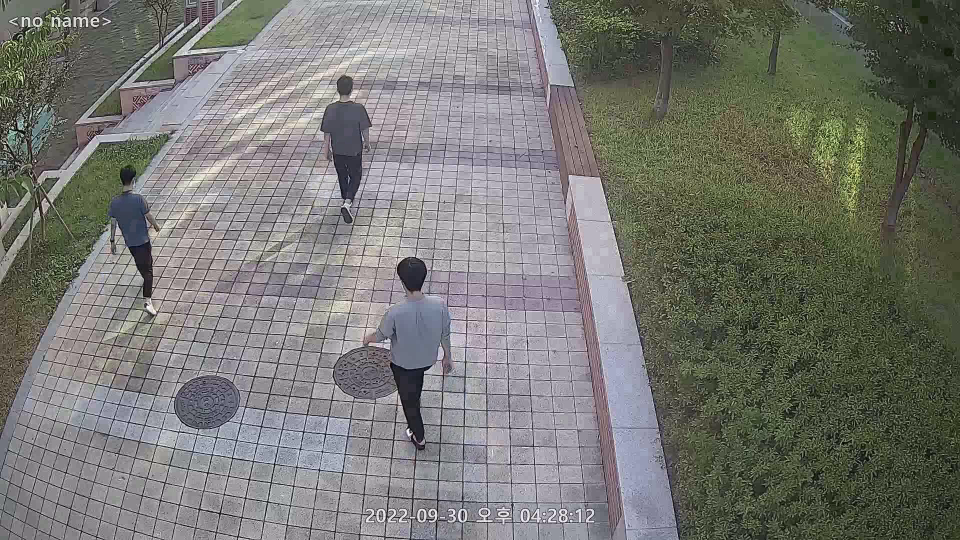
#> input picture whatxx/sample/1_1.png, 1920 x 1080 px, found by its file name (shown at 1/2 size)
$ python whatxx13.py
#> lines starting #> are read from the running program, lines starting #| are printed output that depends on the picture; after the words box and inside, x2 and y2 are one past the last pixel; in counts of white or black regions, pixels touching at a corner belong together
#https://medium.com/@conghung43/image-projective-transformation-with-opencv-python-f0028aaf2b6d
#copyto: https://deep-learning-study.tistory.com/104

import cv2 as cv2
import numpy as np

def transform_polygon(H, poly_dict):
    """
    H : 3x3 matrix
    poly_dict : {"tl": [x1, y1], ...}

    new_poly_dict : {"tl": [H(x1, y1)], ...}
    """
    new_poly_dict = {}
    for pos, old_p in poly_dict.items():
        new_p = np.matmul(H, np.array(old_p + [1]))
        new_poly_dict[pos] = [int(new_p[0] / new_p[2]), int(new_p[1] / new_p[2])]
    return new_poly_dict


def rectangle_to_polygon(corners):
    xmin, ymin, xmax, ymax = corners
    poly_dict = {
        "tl": [xmin, ymin],
        "tr": [xmax, ymin],
        "br": [xmax, ymax],
        "bl": [xmin, ymax]
    }
    return poly_dict


# This function will get click pixel coordinate that source image will be pasted to destination image
def get_paste_position(event, x, y, flags, paste_coordinate_list):
    cv2.imshow('collect coordinate', img_dest_copy)
    if event == cv2.EVENT_LBUTTONUP:
    # Draw circle right in click position
        cv2.circle(img_dest_copy, (x, y), 2, (0, 0, 255), -1)
        # Append new clicked coordinate to paste_coordinate_list
        paste_coordinate_list.append([x, y])

def mouse_handler(event, x, y, flasgs, data):
    if event== cv2.EVENT_LBUTTONDOWN:
        cv2.circle(data['im'], (x,y),3,(0,0,255), -1)
        cv2.imshow('image', data['im'])

        if len(data['points']) < 4 :
            data['points'].append([x,y])


def get_four_points(im):
    data = {}
    data['im'] = im.copy()
    data['points'] = []
    cv2.imshow('image', im)
    cv2.setMouseCallback('image', mouse_handler, data)

    cv2.waitKey(150000)
    # [4 lines of commented-out code are left out]

    points = np.array(data['points'], dtype=float)

    print(points)

    return points


if __name__ == '__main__':
    # Read source image
    img_ceiling = cv2.imread('./data/sample/1_1.png', cv2.IMREAD_COLOR)
#> img_ceiling is the input picture: shape (1080, 1920, 3); mean B, G, R 114.4, 119.6, 119
    img_ceiling = cv2.resize(img_ceiling, (960, 540))
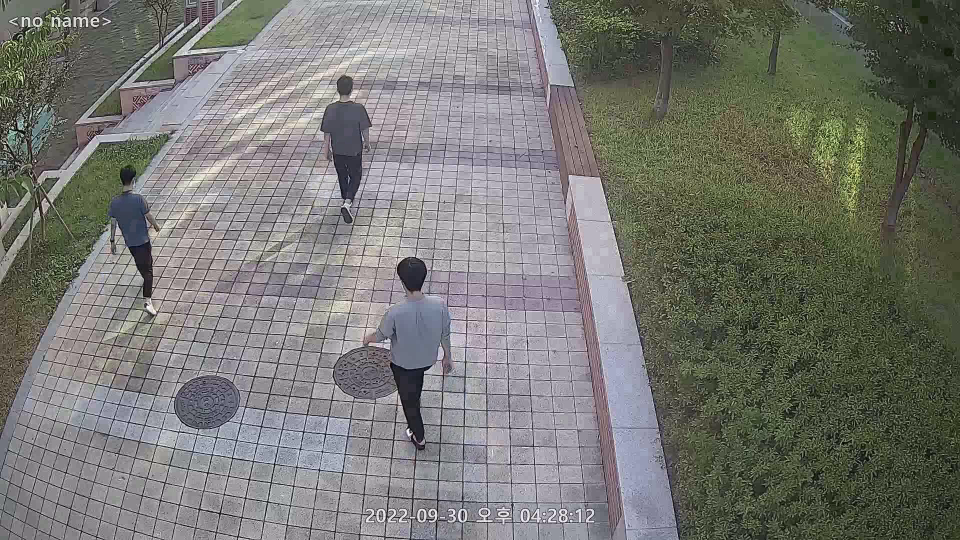
#> img_ceiling: shape (540, 960, 3); mean B, G, R 114.6, 119.7, 119.1
    h, w, c = img_ceiling.shape
#> h = 540; w = 960; c = 3

    img_angle = cv2.imread('./data/sample/1_2.png', cv2.IMREAD_COLOR)
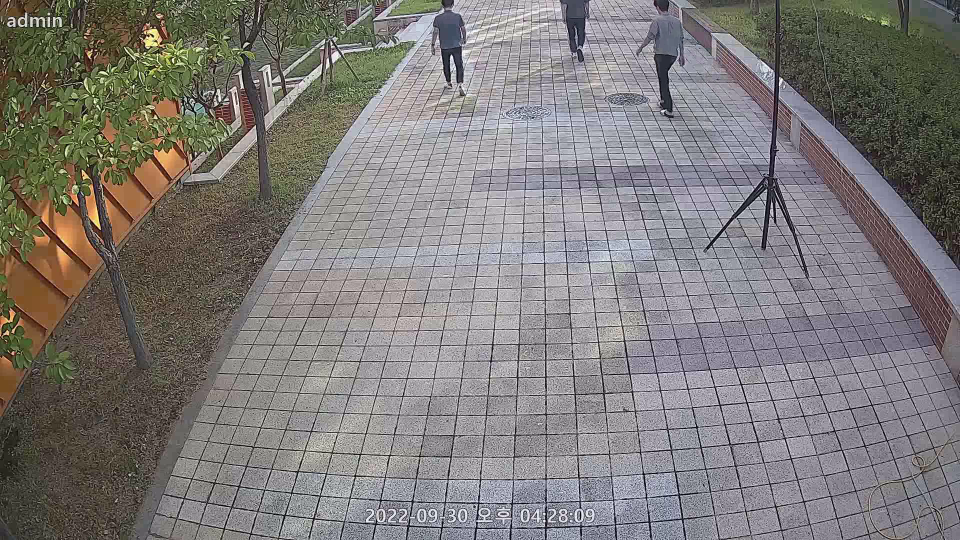
#> input picture whatxx/sample/1_2.png, 1920 x 1080 px, found by its file name (shown at 1/2 size)
#> img_angle is the input picture: shape (1080, 1920, 3); mean B, G, R 121.7, 123.5, 127.1
    img_angle = cv2.resize(img_angle, (960, 540))
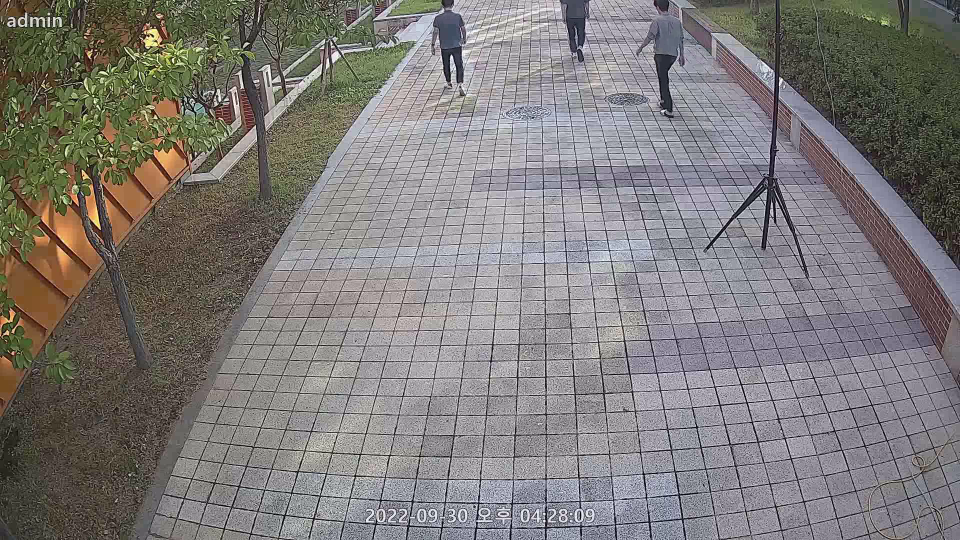
#> img_angle: shape (540, 960, 3); mean B, G, R 121.8, 123.7, 127.2

    #ceiling 탑뷰 호모그래피
    c_pts1 = np.float32([[292, 3], [12, 404], [544, 0], [671, 483]]) #돼지우리 땅바닥 좌표 [[left,top], [left,bottom], [right, top], [right, bottom]]
    c_pts2 = np.float32([[0, 0], [0, 540], [960, 0], [960, 540]]) #이미지 전체 크기
    c_H = cv2.getPerspectiveTransform(c_pts1, c_pts2)
    img_top_ceil = cv2.warpPerspective(img_ceiling, c_H, (960, 540))
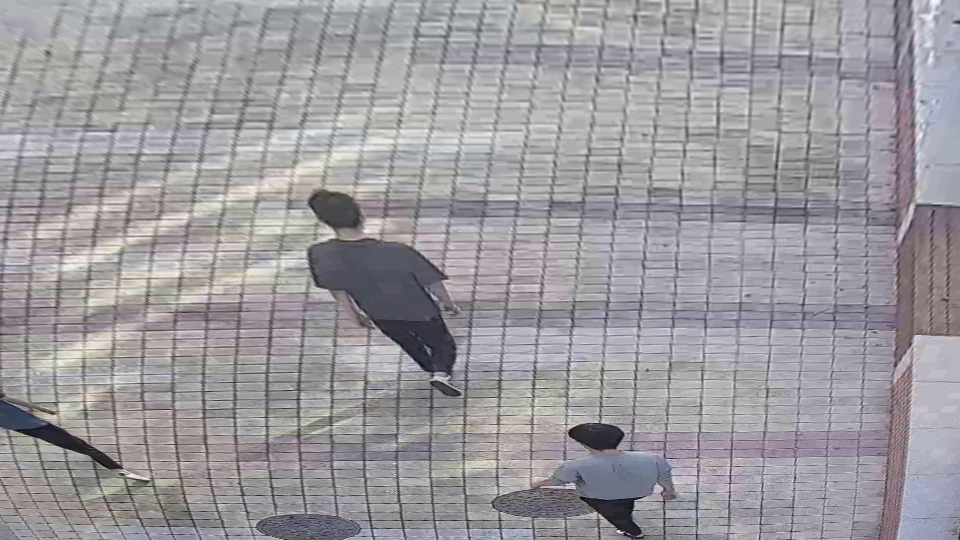
#> img_top_ceil: shape (540, 960, 3); mean B, G, R 159.1, 153.7, 157.6

    cv2.circle(img_ceiling, (292, 3), 3, (255, 0, 0), -1)
#> img_ceiling: shape (540, 960, 3); 0.01% of pixels changed, all inside (x1, y1, x2, y2) = (289, 0, 296, 7)
    cv2.circle(img_ceiling, (12, 404), 3, (0, 255, 0), -1)
#> img_ceiling: shape (540, 960, 3); mean B, G, R 114.6, 119.7, 119.1
    cv2.circle(img_ceiling, (544, 0), 3, (0, 0, 255), -1)
#> img_ceiling: shape (540, 960, 3); mean B, G, R 114.6, 119.7, 119.1
    cv2.circle(img_ceiling, (671, 483), 3, (0, 255, 255), -1)
#> img_ceiling: shape (540, 960, 3); mean B, G, R 114.5, 119.7, 119.1

    # angle 탑뷰 호모그래피
    a_pts1 = np.float32([[447, 1], [218, 344], [689, 4], [957, 286]])  #돼지우리 땅바닥 좌표 [[left,top], [left,bottom], [right, top], [right, bottom]]
    a_pts2 = np.float32([[0, 0], [0, 540], [960, 0], [960, 540]]) #이미지 전체 크기
    a_H = cv2.getPerspectiveTransform(a_pts1, a_pts2)
    img_top_angle = cv2.warpPerspective(img_angle, a_H, (960, 540))
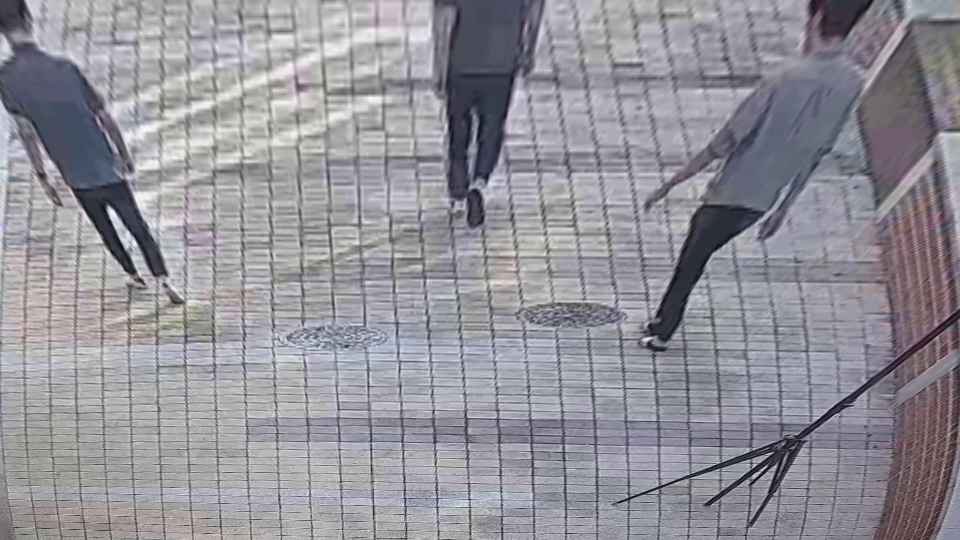
#> img_top_angle: shape (540, 960, 3); mean B, G, R 153.3, 145.1, 147.7

    cv2.circle(img_angle, (401, 1), 3, (255, 0, 0), -1)
#> img_angle: shape (540, 960, 3); under 0.01% of pixels changed, all inside (x1, y1, x2, y2) = (398, 0, 405, 5)
    cv2.circle(img_angle, (111, 355), 3, (0, 255, 0), -1)
#> img_angle: shape (540, 960, 3); mean B, G, R 121.8, 123.7, 127.2
    cv2.circle(img_angle, (688, 2), 3, (0, 0, 255), -1)
#> img_angle: shape (540, 960, 3); mean B, G, R 121.8, 123.7, 127.2
    cv2.circle(img_angle, (955, 274), 3, (0, 255, 255), -1)
#> img_angle: shape (540, 960, 3); mean B, G, R 121.8, 123.7, 127.2

    ##이미지 좌표 따오기
    paste_coordinate = get_four_points(img_ceiling)
#> in get_four_points, `points = np.array(data['points'], dtype=float)`: points = empty array
#> paste_coordinate = empty array
    print("paste_coordinate: ", paste_coordinate)
#| paste_coordinate:  []
    paste_coordinate = np.array(paste_coordinate)

    # angle 탑뷰 -> ceil 탑뷰 호모그래피 (겹치는 부분)
    c_top_pts = np.float32([[0, 203], [11, 533], [956, 200], [957, 537]])  # 돼지우리 땅바닥 좌표 [[left,top], [left,bottom], [right, top], [right, bottom]]
    a_top_pts = np.float32([[126.,  93.], [ 90., 344.], [956.,  24.], [955., 331.]])  # 돼지우리 땅바닥 좌표 [[left,top], [left,bottom], [right, top], [right, bottom]]
    ac_H = cv2.getPerspectiveTransform(a_top_pts, c_top_pts) #역함수에 사용할 경우 H (결과는 같음)
    ca_H = cv2.getPerspectiveTransform(c_top_pts, a_top_pts) #그냥 사용할 경우 H (결과는 같음)

    # 테스트: object 간편하게 수기입력 (xmin, ymin, xmax, ymax)
    ceil_pig = [329, 81, 370, 211]
    # ceil_pig = [115, 171, 162, 304]
    # ceil_pig = [378, 269, 447, 422]
    ceil_to_topceil = transform_polygon(c_H, rectangle_to_polygon(ceil_pig))  # BB [626.22114081 185.16983677 742.21929358 328.59193591] #xmin, ymin, xmax, ymax
    # top_ceil_to_top_angled = transform_polygon(np.linalg.inv(ac_H), ceil_to_topceil)  # 역함수 H로 top_angle -> top_ceil로 변환하는데 사용한 값
    top_ceil_to_top_angled = transform_polygon(ca_H, ceil_to_topceil)  # 역함수 대신 그냥 H로 ceil top-> angle top
    top_angled_to_angled = transform_polygon(np.linalg.inv(a_H), top_ceil_to_top_angled)
    print("test: ", top_angled_to_angled)
    # img_result = cv2.rectangle(img_angle, top_angled_to_angled['tl'], top_angled_to_angled['br'], (0, 255, 0), 5)
    img_result = cv2.rectangle(img_angle, (603, 69), (663, 102), (0, 255, 0), 2)
    img_result = cv2.rectangle(img_angle, (409, 55), (475, 89), (0, 255, 0), 2)
    img_result = cv2.rectangle(img_angle, (536, 17), (588, 54), (0, 255, 0), 2)
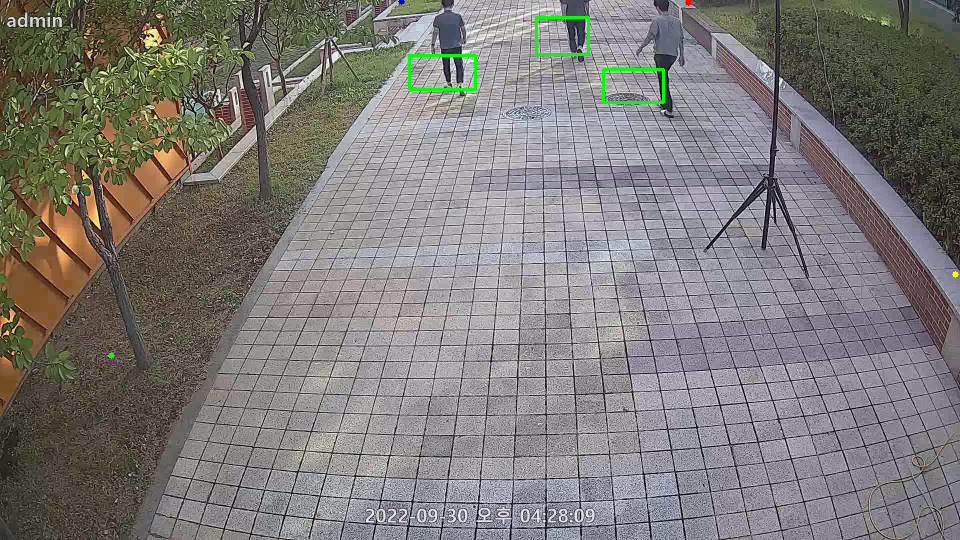
#> img_result: shape (540, 960, 3); mean B, G, R 121.3, 124, 126.8
    #
    cv2.imshow('img_angle', img_angle)
    cv2.imshow('img_ceiling', img_ceiling)
    cv2.imshow('img_top_ceil', img_top_ceil)
    cv2.imshow('img_top_angle', img_top_angle)
    cv2.waitKey(0)
    cv2.destroyAllWindows()
